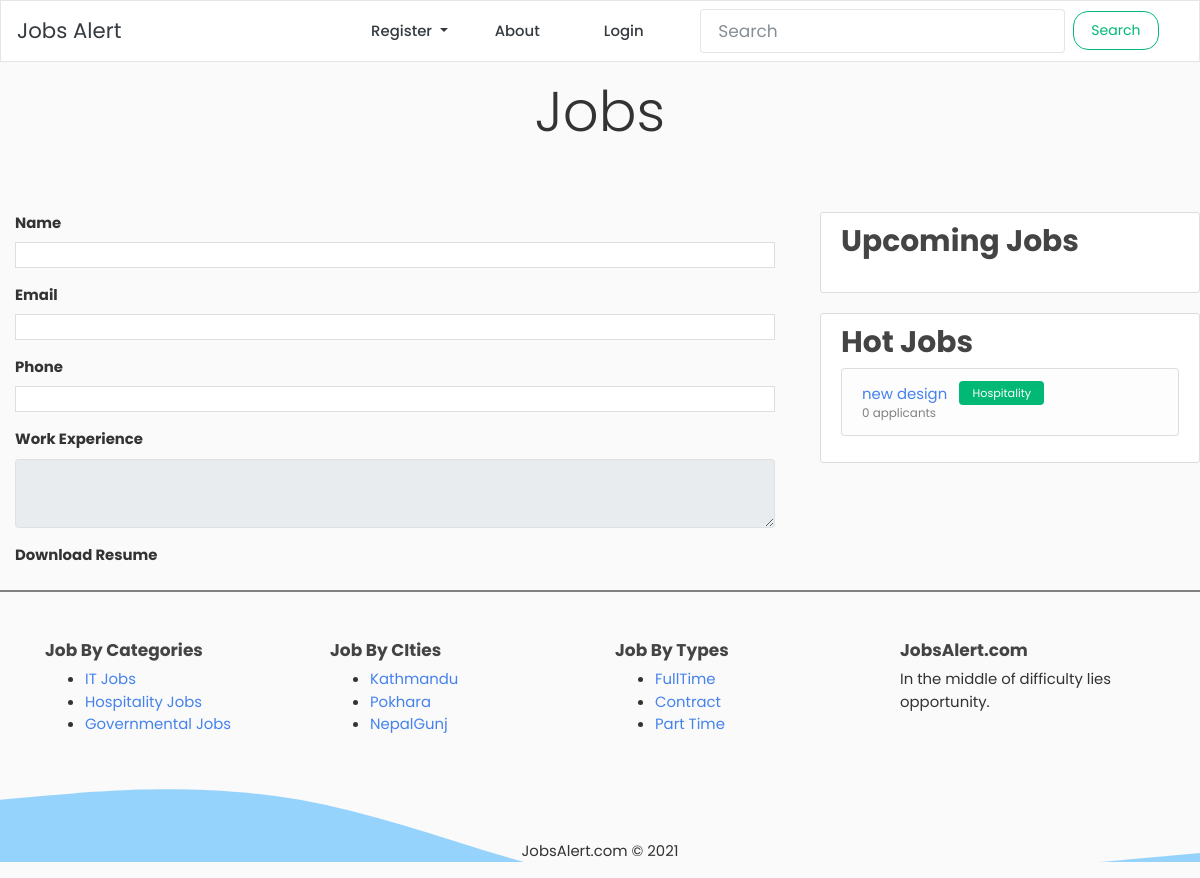
The page /post/29/job_dashboard/applicant_detail/29/ on the database as committed earlier.
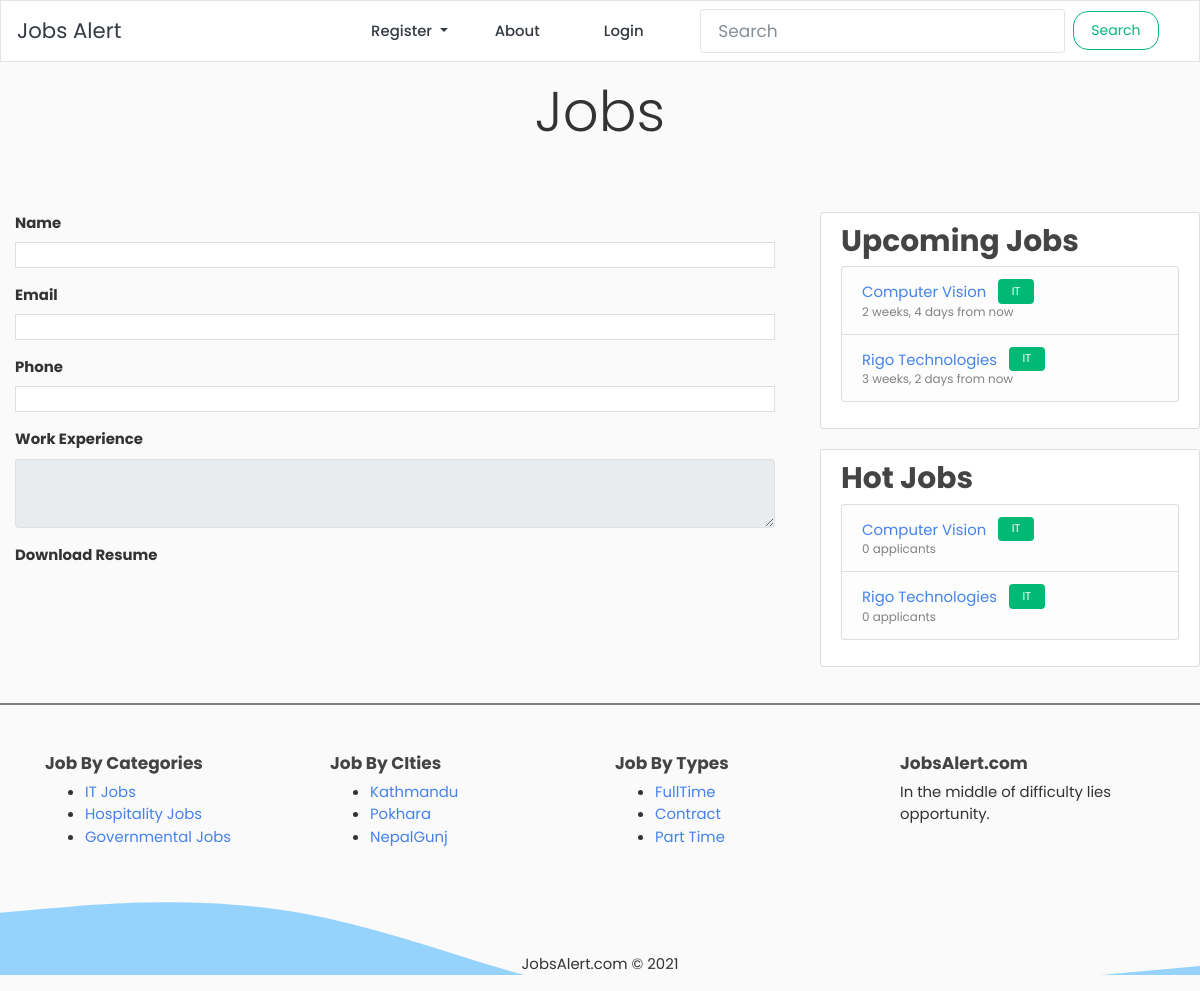
The same page on the database as committed later.
### blog/models.py (models this page shows, shortened)
class Post(models.Model):
    title = models.CharField(max_length=100)
    content = models.TextField()
    category = models.ForeignKey(
        Category,
        on_delete=models.SET_NULL,
        related_name='posts',
        related_query_name='posts',
        null=True,
    )
    date_posted = models.DateTimeField(default=timezone.now)
    author = models.ForeignKey(User, on_delete=models.CASCADE)
    due_date = models.DateTimeField()

class Category(models.Model):
    category_name = models.CharField(max_length = 50, verbose_name='Category Name')
    image = models.ImageField(upload_to='category_images/', null=True, blank=True)
    def __str__(self):
        return self.category_name

### blog/views.py (the view)
# urls.py: path('post/<int:pk>/job_dashboard/applicant_detail/<int:sno>/', views.applicant_detail, name='applicant-detail'),
def applicant_detail(request, pk, sno):
    post = Post.objects.filter(pk=pk).first()
    job_applicant = JobApplication.objects.filter(post=post)
    applicant_detail = JobApplication.objects.filter(sno=sno).first()
    context = {
        'applicant_detail': applicant_detail
    }
    return render(request, 'blog/applicant_detail.html', context)

### blog/context_processors.py (called while the page is built)
def get_latest_jobs(request):
    posts = Post.objects.filter(due_date__gte=timezone.now()).order_by('due_date')[:4]
    return {
        'hot_box_posts': posts
    }

def get_hot_jobs(request):
    posts = Post.objects.annotate(
                num_applicants=Count('job_applications')
            ).order_by('-num_applicants')[:4]
    return {
        'hot_box_posts_second': posts
    }

### blog/templates/blog/applicant_detail.html (shortened to what this page needs)
{% extends "blog/base.html" %}
{% block content %}
<ul class="list-group">
    <label class="font-weight-bold" for="fullName">Name</label>
    <li class="list-group-item mb-3">{{applicant_detail.name}}</li>
    <label class="font-weight-bold" for="fullName">Email</label>
    <li class="list-group-item mb-3">{{applicant_detail.email}}</li>
    <label class="font-weight-bold" for="fullName">Phone</label>
    <li class="list-group-item mb-3">{{applicant_detail.phone}}</li>
    <label class="font-weight-bold" for="fullName">Work Experience</label>
    <textarea disabled class="form-control mb-3" aria-label="With textarea">{{applicant_detail.work_experience}}</textarea>
    <label class="font-weight-bold" for="fullName">Download Resume</label>
  </ul>
{% endblock content %}

### blog/templates/blog/base.html (shortened to what this page needs)
{% load static %}
{% load humanize %}
<!DOCTYPE html>
<html lang="en">
<head>
  <link rel="stylesheet" href="{% static 'css/bootstrap.min.css' %}">
  <link rel="stylesheet" href="{% static 'css/style.css' %}">
  <link rel="stylesheet" type="text/css" href="{% static 'blog/main.css' %}">
</head>
<body>
  {% include 'blog/navbar.html' %}
  <main role="main">
  <div style="height:150px">
  <p class=" text-center py-3 display-4" style="font-family: 'Pacifico', cursive; !important">{{request.GET.category.upper}}Jobs</p>
  </div>
    <div class="row">
      <div class="col-md-8">
      <div class="container">
      {% block content %}{% endblock %}
      </div>
      </div>
      <div class="col-md-4" id="Sidebar">
        <div class="content-section">
          <h3>Upcoming Jobs</h3>
          <ul class="list-group">
            {% for job in hot_box_posts %}
              <li class="list-group-item list-group-item-light" >
              <a class="" href="{% url 'post-detail' job.id %}">{{ job.title }}</a>
              <span class="ml-2 badge badge-success">{{job.category}}</span>
              <div class="small">{{job.due_date|naturaltime}}</div>
              </li>
            {% endfor %}
          </ul>
        </div>
        <div class="content-section">
          <h3>Hot Jobs</h3>
          <ul class="list-group">
            {% for job in hot_box_posts_second %}
              <li class="list-group-item list-group-item-light" >
              <a class="" href="{% url 'post-detail' job.id %}">{{ job.title }}</a>
              <span class="ml-2 badge badge-success">{{job.category}}</span>
              <div class="small">{{job.num_applicants}} applicants</div>
              </li>
            {% endfor %}
          </ul>
        </div>
      </div>
    </div>
    <hr style="border:1px solid grey;" class="mb-5"/>
    <footer class="footer-light footer-light-expand-md" style="background: url('{% static 'images/wave.svg' %}');background-size: cover;">
            <div class="container">
            <div class="row" style="min-height:200px;">
                <div class="col-md-3 item">
                    <h3 class="h6">Job By Categories</h3>
                    <ul>
                        <li><a href="{% url 'blog-home' %}?category=it">IT Jobs</a></li>
                        <li><a href="{% url 'blog-home' %}?category=hospitality">Hospitality Jobs</a></li>
                        <li><a href="{% url 'blog-home' %}?category=governmental">Governmental Jobs</a></li>
                    </ul>
                </div>
                <div class="col-md-3 item">
                    <h3 class="h6">Job By CIties</h3>
                    <ul>
                        <li><a href="#">Kathmandu</a></li>
                        <li><a href="#">Pokhara</a></li>
                        <li><a href="#">NepalGunj</a></li>
                    </ul>
                </div>
                <div class="col-md-3 item">
                    <h3 class="h6">Job By Types</h3>
                    <ul>
                        <li><a href="#">FullTime</a></li>
                        <li><a href="#">Contract</a></li>
                        <li><a href="#">Part Time</a></li>
                    </ul>
                </div>
                <div class="col-md-3 item text">
                    <h3 class="h6">JobsAlert.com</h3>
                    <p>In the middle of difficulty lies opportunity.</p>
                </div>
                <div class="col item social"></div>
            </div>
            </div>
            <p class="copyright text-center">JobsAlert.com © 2021</p>
    </footer>
  </main>
</body>
</html>

Rows that differ between the two databases and show on the page:
removed Post: title "new design", category "Hospitality", num_applicants "0", shown under "Hot Jobs"
added Post: title "Computer Vision", category "IT", due_date "2 weeks, 4 days from now", num_applicants "0"
added Post: title "Rigo Technologies", category "IT", due_date "3 weeks, 2 days from now", num_applicants "0"
